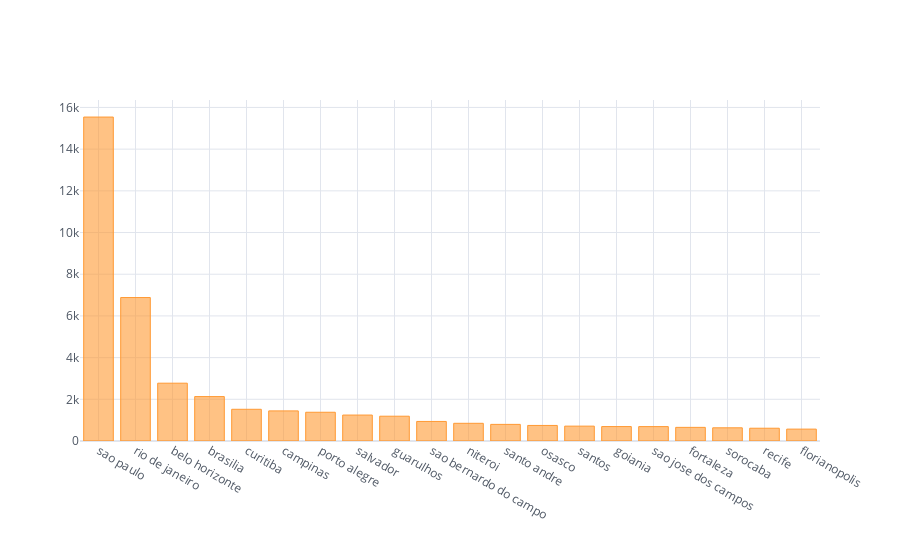

Notebook code for this chart:
### Markdown cell above
시각화

### Code cell
import chart_studio.plotly as py
import cufflinks as cf
cf.go_offline(connected = True)

customers_location_top20 = customers_location.head(20)

# 절대빈도로 표현하기 위해 bar그래프를 차용한다.
customers_location_top20.iplot( kind = 'bar', theme = 'white')

### Figure 1 — Plotly figure (JSON) as saved in the notebook; plotly's stock layout.template omitted (floating-point values rounded to 4 significant figures)
{"data": [{"marker": {"color": "rgba(255, 153, 51, 0.6)", "line": {"color": "rgba(255, 153, 51, 1.0)", "width": 1}}, "name": "customer_id", "orientation": "v", "text": "", "type": "bar", "x": ["sao paulo", "rio de janeiro", "belo horizonte", "brasilia", "curitiba", "campinas", "porto alegre", "salvador", "guarulhos", "sao bernardo do campo", "niteroi", "santo andre", "osasco", "santos", "goiania", "sao jose dos campos", "fortaleza", "sorocaba", "recife", "florianopolis"], "y": [15540, 6882, 2773, 2131, 1521, 1444, 1379, 1245, 1189, 938, 849, 797, 746, 713, 692, 691, 654, 633, 613, 570]}], "layout": {"legend": {"bgcolor": "#FFFFFF", "font": {"color": "#4D5663"}}, "paper_bgcolor": "#FFFFFF", "plot_bgcolor": "#FFFFFF", "title": {"font": {"color": "#4D5663"}}, "xaxis": {"gridcolor": "#E1E5ED", "showgrid": true, "tickfont": {"color": "#4D5663"}, "title": {"font": {"color": "#4D5663"}, "text": ""}, "zerolinecolor": "#E1E5ED"}, "yaxis": {"gridcolor": "#E1E5ED", "showgrid": true, "tickfont": {"color": "#4D5663"}, "title": {"font": {"color": "#4D5663"}, "text": ""}, "zerolinecolor": "#E1E5ED"}}}
